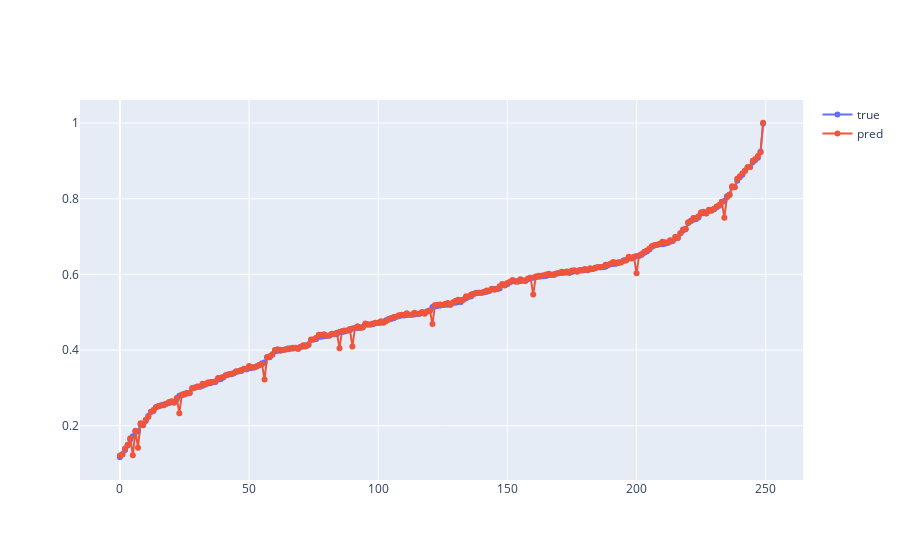

Write notebook code for a chart like this one.
### Code cell
from sklearn.linear_model import LassoCV
clf = LassoCV(cv=5, random_state=0)


model_name = 'lassoCV'
clf.fit(Xtrain, ytrain)

pred = clf.predict(Xtest)
rst_mse = mse(ytest, pred)
rst_score = clf.score(Xtrain, ytrain)
mseret[model_name] = rst_mse
scoreret[model_name] = rst_score
print(rst_mse, rmse(ytest, pred), mae(ytest, pred))
print(clf.score(Xtrain, ytrain), rst_score)
edf = pd.DataFrame({'target': ytest, 'pred': pred})
edf.sort_values(by='target', inplace=True)
draw_lines([i for i in range(len(ytest))], [edf.target, edf.pred], ['true', 'pred'])

### Figure 1 — Plotly figure (JSON) as saved in the notebook; plotly's stock layout.template omitted (floating-point values rounded to 4 significant figures; data arrays with more than 128 entries replaced by an {"elided": "..."} marker saying what was removed)
{"data": [{"mode": "lines+markers", "name": "true", "type": "scatter", "x": {"elided": "250 int values"}, "y": {"elided": "250 float values"}}, {"mode": "lines+markers", "name": "pred", "type": "scatter", "x": {"elided": "250 int values"}, "y": {"elided": "250 float values"}}], "layout": {}}
